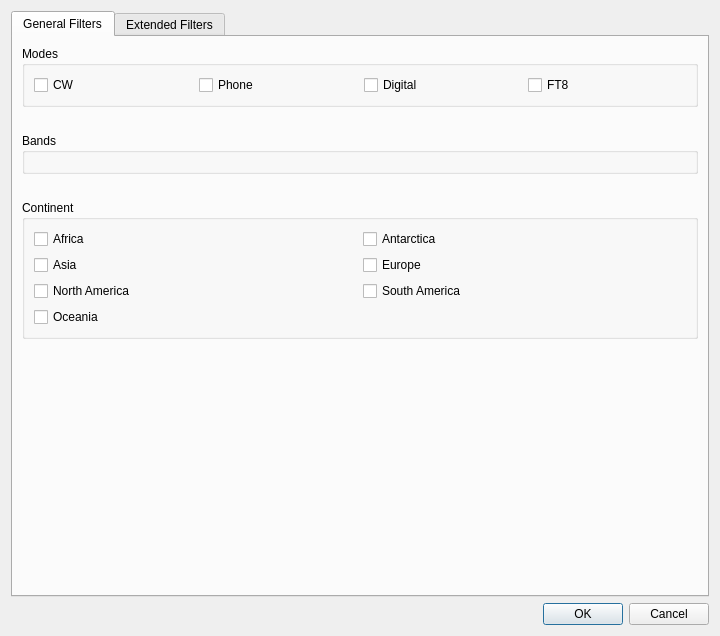
<?xml version="1.0" encoding="UTF-8"?>
<ui version="4.0">
 <class>DxFilterDialog</class>
 <widget class="QDialog" name="DxFilterDialog">
  <property name="geometry">
   <rect>
    <x>0</x>
    <y>0</y>
    <width>720</width>
    <height>636</height>
   </rect>
  </property>
  <property name="sizePolicy">
   <sizepolicy hsizetype="Expanding" vsizetype="Expanding">
    <horstretch>0</horstretch>
    <verstretch>0</verstretch>
   </sizepolicy>
  </property>
  <property name="windowTitle">
   <string>DX Cluster Filters</string>
  </property>
  <property name="modal">
   <bool>true</bool>
  </property>
  <layout class="QVBoxLayout" name="verticalLayout">
   <item>
    <widget class="QTabWidget" name="tabWidget">
     <property name="currentIndex">
      <number>0</number>
     </property>
     <widget class="QWidget" name="general_filters">
      <property name="sizePolicy">
       <sizepolicy hsizetype="Expanding" vsizetype="Expanding">
        <horstretch>0</horstretch>
        <verstretch>0</verstretch>
       </sizepolicy>
      </property>
      <attribute name="title">
       <string>General Filters</string>
      </attribute>
      <layout class="QGridLayout" name="gridLayout">
       <item row="3" column="0">
        <widget class="QGroupBox" name="bands">
         <property name="title">
          <string>Bands</string>
         </property>
         <layout class="QVBoxLayout" name="verticalLayout_6">
          <item>
           <layout class="QGridLayout" name="band_group"/>
          </item>
         </layout>
        </widget>
       </item>
       <item row="6" column="0">
        <spacer name="verticalSpacer">
         <property name="orientation">
          <enum>Qt::Vertical</enum>
         </property>
         <property name="sizeHint" stdset="0">
          <size>
           <width>20</width>
           <height>40</height>
          </size>
         </property>
        </spacer>
       </item>
       <item row="2" column="0">
        <spacer name="verticalSpacer_2">
         <property name="orientation">
          <enum>Qt::Vertical</enum>
         </property>
         <property name="sizeType">
          <enum>QSizePolicy::Fixed</enum>
         </property>
         <property name="sizeHint" stdset="0">
          <size>
           <width>20</width>
           <height>20</height>
          </size>
         </property>
        </spacer>
       </item>
       <item row="5" column="0">
        <widget class="QGroupBox" name="continent">
         <property name="title">
          <string>Continent</string>
         </property>
         <layout class="QVBoxLayout" name="verticalLayout_3">
          <item>
           <layout class="QGridLayout" name="cont_group">
            <item row="2" column="0">
             <widget class="QCheckBox" name="nacheckbox">
              <property name="text">
               <string>North America</string>
              </property>
             </widget>
            </item>
            <item row="0" column="0">
             <widget class="QCheckBox" name="afcheckbox">
              <property name="text">
               <string>Africa</string>
              </property>
             </widget>
            </item>
            <item row="0" column="1">
             <widget class="QCheckBox" name="ancheckbox">
              <property name="text">
               <string>Antarctica</string>
              </property>
             </widget>
            </item>
            <item row="2" column="1">
             <widget class="QCheckBox" name="sacheckbox">
              <property name="text">
               <string>South America</string>
              </property>
             </widget>
            </item>
            <item row="1" column="0">
             <widget class="QCheckBox" name="ascheckbox">
              <property name="text">
               <string>Asia</string>
              </property>
             </widget>
            </item>
            <item row="1" column="1">
             <widget class="QCheckBox" name="eucheckbox">
              <property name="text">
               <string>Europe</string>
              </property>
             </widget>
            </item>
            <item row="3" column="0">
             <widget class="QCheckBox" name="occheckbox">
              <property name="text">
               <string>Oceania</string>
              </property>
             </widget>
            </item>
           </layout>
          </item>
         </layout>
        </widget>
       </item>
       <item row="1" column="0">
        <widget class="QGroupBox" name="modes">
         <property name="sizePolicy">
          <sizepolicy hsizetype="Expanding" vsizetype="Minimum">
           <horstretch>0</horstretch>
           <verstretch>0</verstretch>
          </sizepolicy>
         </property>
         <property name="maximumSize">
          <size>
           <width>701</width>
           <height>356</height>
          </size>
         </property>
         <property name="title">
          <string>Modes</string>
         </property>
         <layout class="QVBoxLayout" name="verticalLayout_2">
          <item>
           <layout class="QGridLayout" name="modes_group">
            <property name="horizontalSpacing">
             <number>7</number>
            </property>
            <item row="0" column="1">
             <widget class="QCheckBox" name="phonecheckbox">
              <property name="sizePolicy">
               <sizepolicy hsizetype="Expanding" vsizetype="Preferred">
                <horstretch>0</horstretch>
                <verstretch>0</verstretch>
               </sizepolicy>
              </property>
              <property name="text">
               <string>Phone</string>
              </property>
             </widget>
            </item>
            <item row="0" column="0">
             <widget class="QCheckBox" name="cwcheckbox">
              <property name="sizePolicy">
               <sizepolicy hsizetype="Expanding" vsizetype="Preferred">
                <horstretch>0</horstretch>
                <verstretch>0</verstretch>
               </sizepolicy>
              </property>
              <property name="text">
               <string>CW</string>
              </property>
             </widget>
            </item>
            <item row="0" column="2">
             <widget class="QCheckBox" name="digitalcheckbox">
              <property name="sizePolicy">
               <sizepolicy hsizetype="Expanding" vsizetype="Preferred">
                <horstretch>0</horstretch>
                <verstretch>0</verstretch>
               </sizepolicy>
              </property>
              <property name="text">
               <string>Digital</string>
              </property>
             </widget>
            </item>
            <item row="0" column="3">
             <widget class="QCheckBox" name="ft8checkbox">
              <property name="sizePolicy">
               <sizepolicy hsizetype="Expanding" vsizetype="Preferred">
                <horstretch>0</horstretch>
                <verstretch>0</verstretch>
               </sizepolicy>
              </property>
              <property name="text">
               <string>FT8</string>
              </property>
             </widget>
            </item>
           </layout>
          </item>
         </layout>
        </widget>
       </item>
       <item row="4" column="0">
        <spacer name="verticalSpacer_4">
         <property name="orientation">
          <enum>Qt::Vertical</enum>
         </property>
         <property name="sizeType">
          <enum>QSizePolicy::Fixed</enum>
         </property>
         <property name="sizeHint" stdset="0">
          <size>
           <width>20</width>
           <height>20</height>
          </size>
         </property>
        </spacer>
       </item>
      </layout>
     </widget>
     <widget class="QWidget" name="extended_filters">
      <attribute name="title">
       <string>Extended Filters</string>
      </attribute>
      <layout class="QVBoxLayout" name="verticalLayout_5">
       <item>
        <widget class="QGroupBox" name="cont_group_spotter_2">
         <property name="title">
          <string>Spotter Continent</string>
         </property>
         <layout class="QVBoxLayout" name="verticalLayout_4">
          <item>
           <layout class="QGridLayout" name="cont_group_spotter">
            <item row="2" column="0">
             <widget class="QCheckBox" name="nacheckbox_spotter">
              <property name="text">
               <string>North America</string>
              </property>
             </widget>
            </item>
            <item row="0" column="0">
             <widget class="QCheckBox" name="afcheckbox_spotter">
              <property name="text">
               <string>Africa</string>
              </property>
             </widget>
            </item>
            <item row="0" column="1">
             <widget class="QCheckBox" name="ancheckbox_spotter">
              <property name="text">
               <string>Antarctica</string>
              </property>
             </widget>
            </item>
            <item row="2" column="1">
             <widget class="QCheckBox" name="sacheckbox_spotter">
              <property name="text">
               <string>South America</string>
              </property>
             </widget>
            </item>
            <item row="1" column="0">
             <widget class="QCheckBox" name="ascheckbox_spotter">
              <property name="text">
               <string>Asia</string>
              </property>
             </widget>
            </item>
            <item row="1" column="1">
             <widget class="QCheckBox" name="eucheckbox_spotter">
              <property name="text">
               <string>Europe</string>
              </property>
             </widget>
            </item>
            <item row="3" column="0">
             <widget class="QCheckBox" name="occheckbox_spotter">
              <property name="text">
               <string>Oceania</string>
              </property>
             </widget>
            </item>
           </layout>
          </item>
         </layout>
        </widget>
       </item>
       <item>
        <spacer name="verticalSpacer_3">
         <property name="orientation">
          <enum>Qt::Vertical</enum>
         </property>
         <property name="sizeHint" stdset="0">
          <size>
           <width>20</width>
           <height>40</height>
          </size>
         </property>
        </spacer>
       </item>
      </layout>
     </widget>
    </widget>
   </item>
   <item>
    <layout class="QHBoxLayout" name="horizontalLayout_2">
     <item>
      <widget class="QDialogButtonBox" name="buttonBox">
       <property name="sizePolicy">
        <sizepolicy hsizetype="Expanding" vsizetype="Fixed">
         <horstretch>0</horstretch>
         <verstretch>0</verstretch>
        </sizepolicy>
       </property>
       <property name="orientation">
        <enum>Qt::Horizontal</enum>
       </property>
       <property name="standardButtons">
        <set>QDialogButtonBox::Cancel|QDialogButtonBox::Ok</set>
       </property>
      </widget>
     </item>
    </layout>
   </item>
  </layout>
 </widget>
 <resources/>
 <connections>
  <connection>
   <sender>buttonBox</sender>
   <signal>accepted()</signal>
   <receiver>DxFilterDialog</receiver>
   <slot>accept()</slot>
   <hints>
    <hint type="sourcelabel">
     <x>248</x>
     <y>254</y>
    </hint>
    <hint type="destinationlabel">
     <x>157</x>
     <y>274</y>
    </hint>
   </hints>
  </connection>
  <connection>
   <sender>buttonBox</sender>
   <signal>rejected()</signal>
   <receiver>DxFilterDialog</receiver>
   <slot>reject()</slot>
   <hints>
    <hint type="sourcelabel">
     <x>316</x>
     <y>260</y>
    </hint>
    <hint type="destinationlabel">
     <x>286</x>
     <y>274</y>
    </hint>
   </hints>
  </connection>
 </connections>
</ui>
